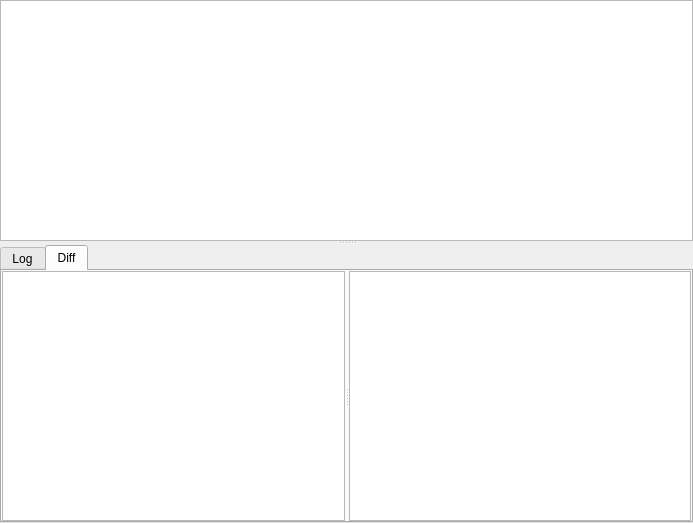
<?xml version="1.0" encoding="UTF-8"?>
<ui version="4.0">
 <class>TabRev</class>
 <widget class="QWidget" name="TabRev">
  <property name="geometry">
   <rect>
    <x>0</x>
    <y>0</y>
    <width>693</width>
    <height>523</height>
   </rect>
  </property>
  <property name="windowTitle">
   <string>Rev list</string>
  </property>
  <layout class="QHBoxLayout">
   <property name="spacing">
    <number>0</number>
   </property>
   <property name="leftMargin">
    <number>0</number>
   </property>
   <property name="topMargin">
    <number>0</number>
   </property>
   <property name="rightMargin">
    <number>0</number>
   </property>
   <property name="bottomMargin">
    <number>0</number>
   </property>
   <item>
    <widget class="QSplitter" name="horizontalSplitter">
     <property name="orientation">
      <enum>Qt::Vertical</enum>
     </property>
     <widget class="ListView" name="listViewLog">
      <property name="contextMenuPolicy">
       <enum>Qt::CustomContextMenu</enum>
      </property>
      <property name="acceptDrops">
       <bool>true</bool>
      </property>
      <property name="alternatingRowColors">
       <bool>true</bool>
      </property>
      <property name="selectionMode">
       <enum>QAbstractItemView::ExtendedSelection</enum>
      </property>
      <property name="rootIsDecorated">
       <bool>false</bool>
      </property>
      <property name="uniformRowHeights">
       <bool>true</bool>
      </property>
      <property name="itemsExpandable">
       <bool>false</bool>
      </property>
      <property name="allColumnsShowFocus">
       <bool>true</bool>
      </property>
     </widget>
     <widget class="QSplitter" name="verticalSplitter">
      <property name="orientation">
       <enum>Qt::Horizontal</enum>
      </property>
      <widget class="QStackedWidget" name="stackedPanes">
       <property name="currentIndex">
        <number>0</number>
       </property>
       <widget class="QTabWidget" name="tabLogDiff">
        <property name="tabPosition">
         <enum>QTabWidget::North</enum>
        </property>
        <property name="tabShape">
         <enum>QTabWidget::Rounded</enum>
        </property>
        <property name="currentIndex">
         <number>1</number>
        </property>
        <widget class="QWidget" name="Log">
         <attribute name="title">
          <string>Log</string>
         </attribute>
         <layout class="QVBoxLayout">
          <property name="spacing">
           <number>0</number>
          </property>
          <property name="leftMargin">
           <number>0</number>
          </property>
          <property name="topMargin">
           <number>0</number>
          </property>
          <property name="rightMargin">
           <number>0</number>
          </property>
          <property name="bottomMargin">
           <number>0</number>
          </property>
          <item>
           <widget class="RevDesc" name="textBrowserDesc">
            <property name="lineWrapMode">
             <enum>QTextEdit::WidgetWidth</enum>
            </property>
           </widget>
          </item>
         </layout>
        </widget>
        <widget class="QWidget" name="Diff">
         <attribute name="title">
          <string>Diff</string>
         </attribute>
         <layout class="QVBoxLayout">
          <property name="leftMargin">
           <number>0</number>
          </property>
          <property name="topMargin">
           <number>0</number>
          </property>
          <property name="rightMargin">
           <number>0</number>
          </property>
          <property name="bottomMargin">
           <number>0</number>
          </property>
          <item>
           <widget class="QSplitter" name="splitter">
            <property name="orientation">
             <enum>Qt::Horizontal</enum>
            </property>
            <widget class="PatchContent" name="textEditDiff">
             <property name="documentTitle">
              <string comment="testing with diff view">test</string>
             </property>
             <property name="undoRedoEnabled">
              <bool>false</bool>
             </property>
             <property name="lineWrapMode">
              <enum>QTextEdit::NoWrap</enum>
             </property>
             <property name="readOnly">
              <bool>true</bool>
             </property>
            </widget>
            <widget class="FileList" name="fileList">
             <property name="contextMenuPolicy">
              <enum>Qt::CustomContextMenu</enum>
             </property>
            </widget>
           </widget>
          </item>
         </layout>
        </widget>
       </widget>
      </widget>
     </widget>
    </widget>
   </item>
  </layout>
 </widget>
 <layoutdefault spacing="6" margin="11"/>
 <customwidgets>
  <customwidget>
   <class>ListView</class>
   <extends>QTreeView</extends>
   <header>listview.h</header>
  </customwidget>
  <customwidget>
   <class>RevDesc</class>
   <extends>QTextBrowser</extends>
   <header>revdesc.h</header>
  </customwidget>
  <customwidget>
   <class>FileList</class>
   <extends>QListWidget</extends>
   <header>filelist.h</header>
  </customwidget>
  <customwidget>
   <class>PatchContent</class>
   <extends>QTextEdit</extends>
   <header>patchcontent.h</header>
  </customwidget>
 </customwidgets>
 <includes>
  <include location="local">revdesc.h</include>
 </includes>
 <resources/>
 <connections/>
</ui>
